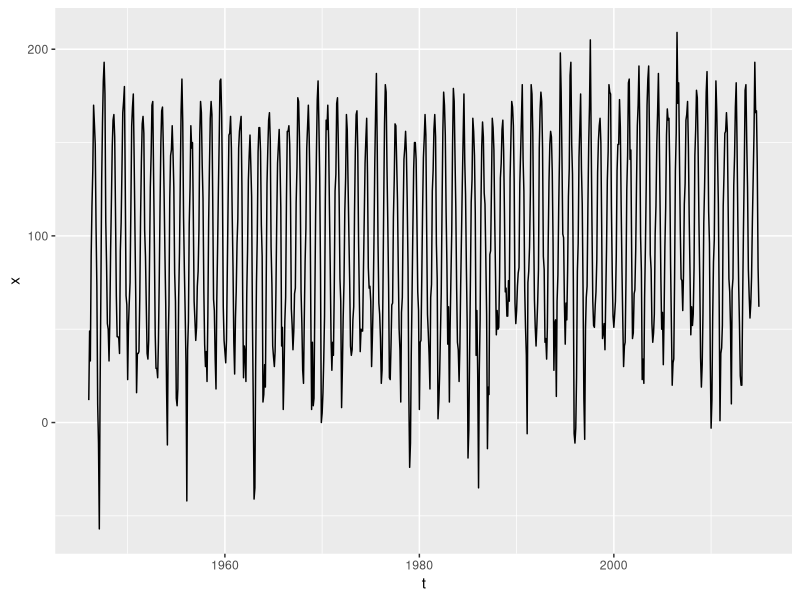
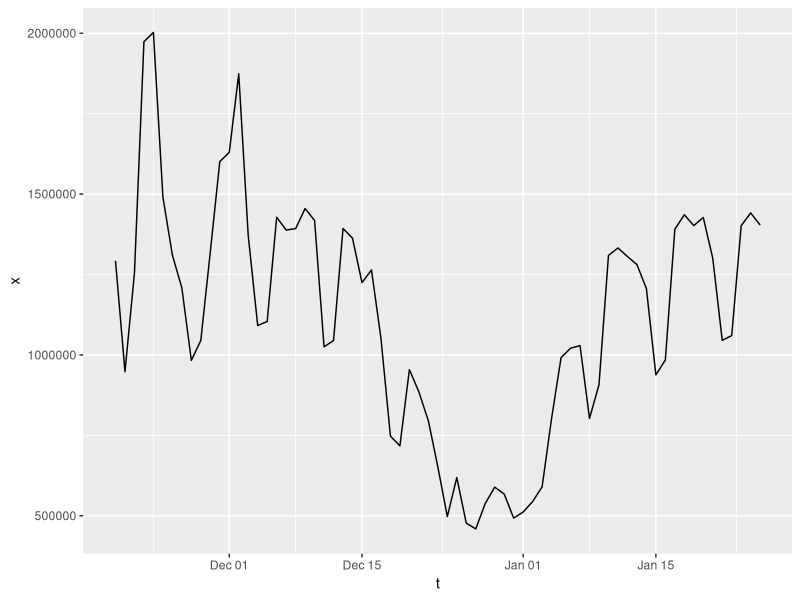
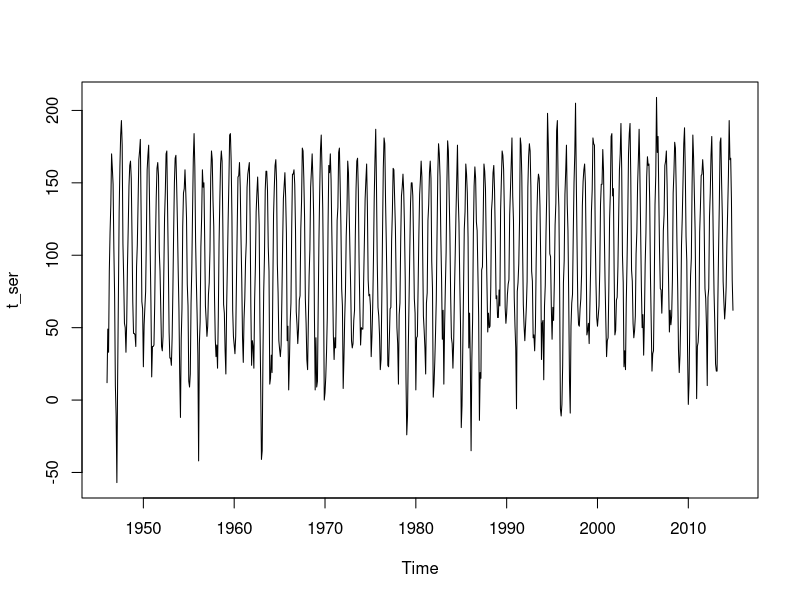
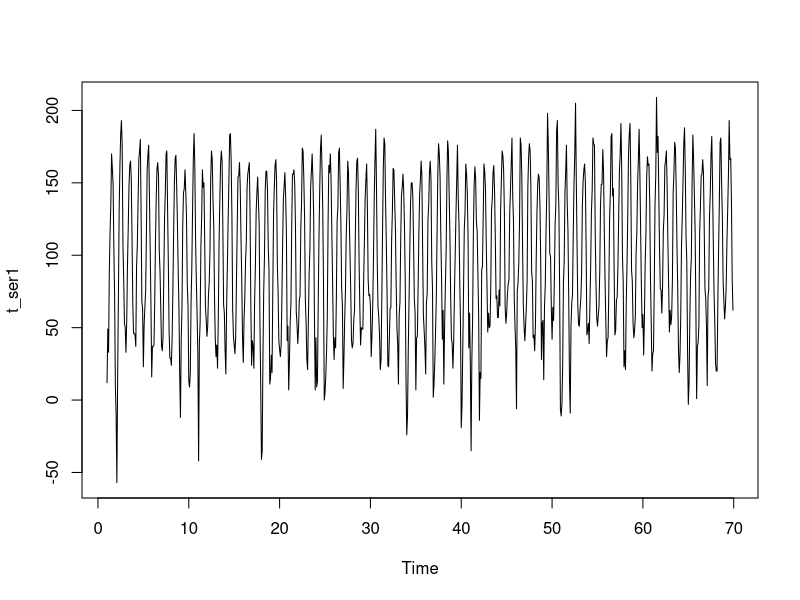
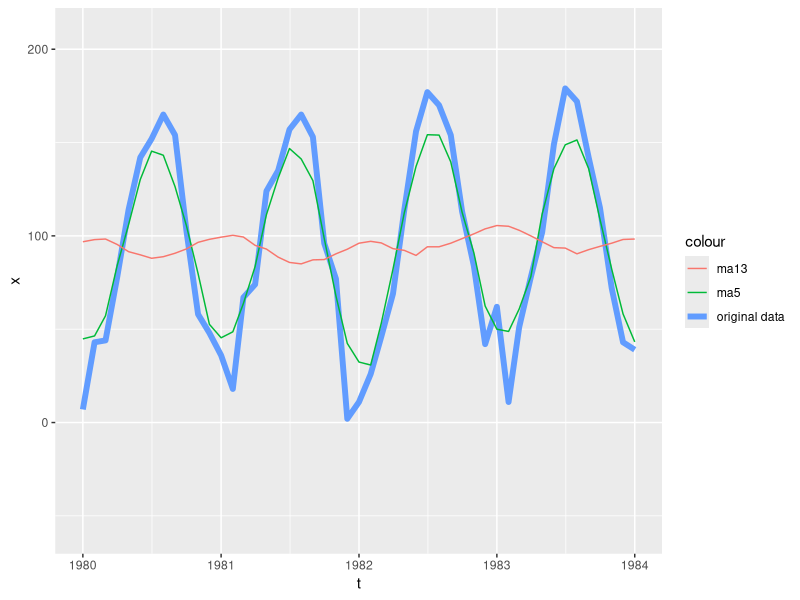
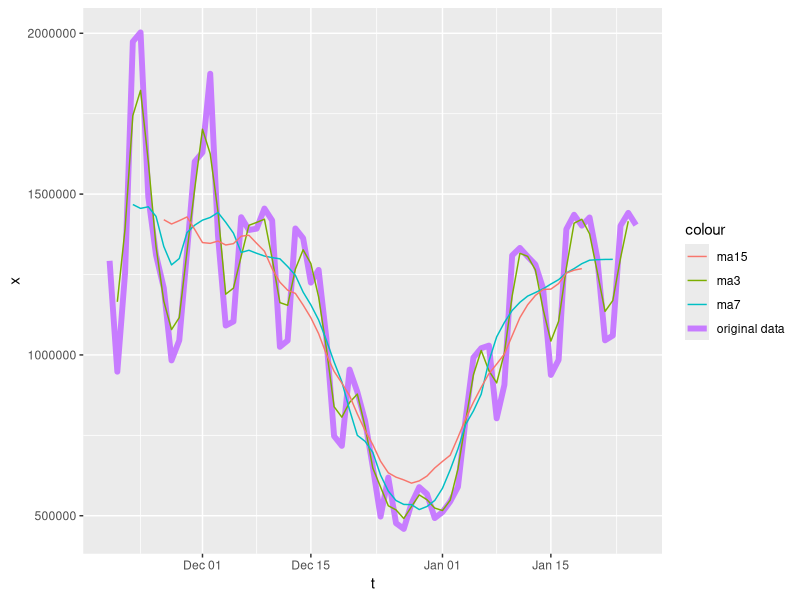
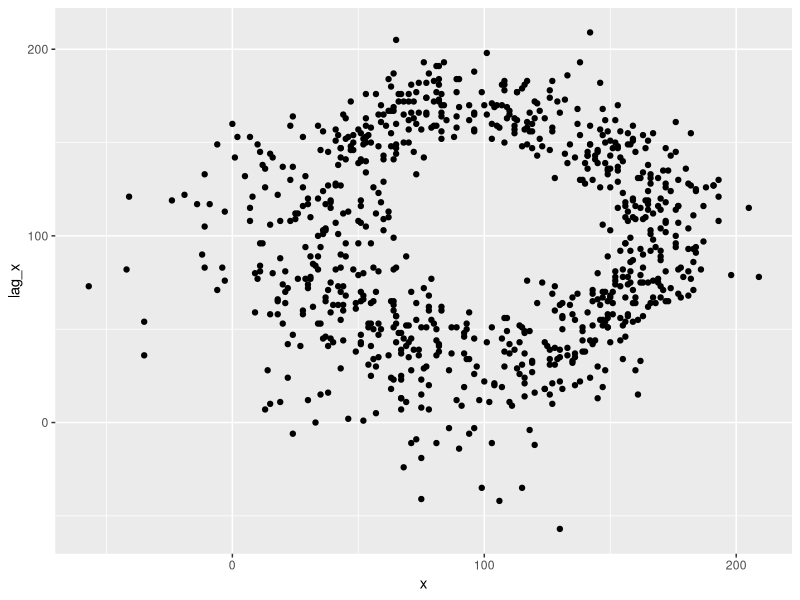
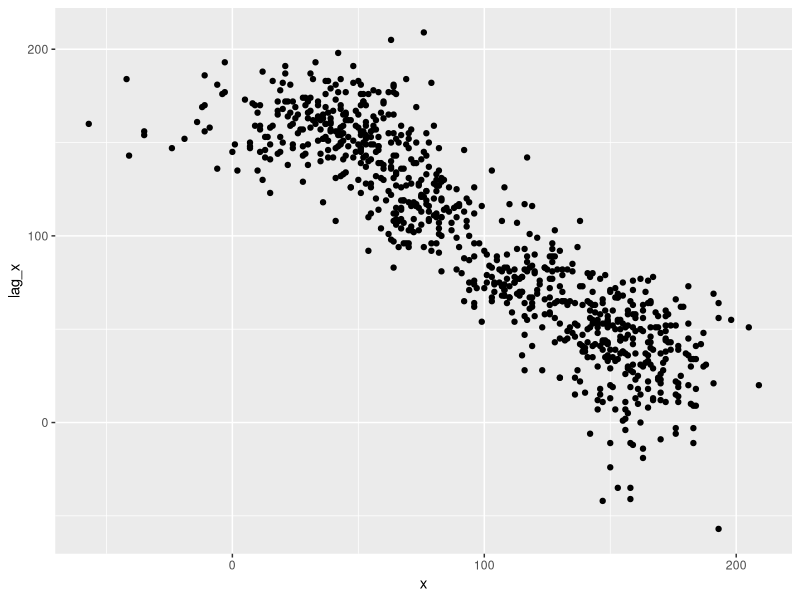

Source code (R) for these figures, in order:
## ---- chunk 1
library(ggplot2)
library(dplyr)
library(forecast)
## ---- chunk 2
Tvalues = read.csv("./data/Pr_20May1.csv")
## ---- chunk 3
Tvalues$t = seq(from = as.Date("1946-01-01"), to = as.Date("2014-12-01"), by = "1 month")
## ---- chunk 4
ggplot(Tvalues, aes(x=t, y=x)) + geom_line()
## ---- chunk 5
series2 = read.csv("./data/Practical7_time_series.txt")
series2$t = seq(from = as.Date("2004-11-19"), to = as.Date("2005-01-26"), by = "1 day")
ggplot(series2, aes(x=t, y=x)) + geom_line()
## ---- chunk 6
t_ser <- ts(Tvalues$x, start = c(1946, 1), freq = 12)
plot(t_ser)
## ---- chunk 7
t_ser1 <- ts(Tvalues$x, freq = 12)
plot(t_ser1)
## ---- chunk 8
library(forecast)
## ---- chunk 9
ma5 = ma(Tvalues$x, order = 5)
ma13 = ma(Tvalues$x, order = 13)
## ---- chunk 10
Tvalues_with_ma = Tvalues %>% 
  mutate(ma5 = ma(x, order = 5), 
         ma13 = ma(x, order = 13))
## ---- chunk 11
head(Tvalues_with_ma, n=10)
## ---- chunk 12
ggplot(Tvalues_with_ma, aes(x=t)) + 
  geom_line(aes(y=x, color="original data"), size=2) + 
  geom_line(aes(y=ma5, color="ma5")) + 
  geom_line(aes(y=ma13, color="ma13")) + 
  xlim(c(as.Date("1980-01-01"), 
         as.Date("1984-01-01"))) # Just show data from 1980-1984, otherwise the plot is too cluttered

## ---- chunk 13
series2 = read.csv("./data/Practical7_time_series.txt")
series2$t = seq(from = as.Date("2004-11-19"), to = as.Date("2005-01-26"), by = "1 day")

series2_with_ma = series2 %>% 
  mutate(ma3 = ma(x, order = 3), 
         ma7 = ma(x, order = 7), 
         ma15 = ma(x, order = 15))

ggplot(series2_with_ma, aes(x=t)) + 
  geom_line(aes(y=x, color="original data"), size=2) + 
  geom_line(aes(y=ma3, color="ma3")) +
  geom_line(aes(y=ma7, color="ma7")) + 
  geom_line(aes(y=ma15, color="ma15"))
## ---- chunk 14
a = c(1:10)
print(a)
lag(a, 3)
## ---- chunk 15
Tvalues_lag3 = Tvalues %>% mutate(lag_x = lag(x, 3))
## ---- chunk 16
head(Tvalues_lag3)
## ---- chunk 17
ggplot(data = Tvalues %>% mutate(lag_x = lag(x, 3)), 
       aes(x=x, y=lag_x)) + 
  geom_point()

# data shifted 6 months
ggplot(data = Tvalues %>% mutate(lag_x = lag(x, 6)), 
       aes(x=x, y=lag_x)) + 
  geom_point()

# data shifted 10 months
ggplot(data = Tvalues %>% mutate(lag_x = lag(x, 10)), 
       aes(x=x, y=lag_x)) + 
  geom_point()

# data shifted 12 months
ggplot(data = Tvalues %>% mutate(lag_x = lag(x, 12)), 
       aes(x=x, y=lag_x)) + 
  geom_point()
## ---- chunk 18
ggplot(data = series2 %>% mutate(lag_x = lag(x, 10)), 
       aes(x = x, y = lag_x)) + 
  geom_point()
## ---- chunk 19
Tvalues = read.csv("./data/Pr_20May1.csv")
## ---- chunk 20
acf_T = acf(Tvalues,type = "correlation", lag.max = 64)
acf_10 = acf_T$acf[10]
## ---- chunk 21
series2 = read.csv("./data/Practical7_time_series.txt")
acf.ser2<- acf(series2, type = "correlation", lag.max = 30)
## ---- chunk 22
t_ser1 <- ts(Tvalues$x, freq = 12)
output = decompose(t_ser1)
plot(output)
## ---- chunk 23
t_des <- t_ser1 - output$seasonal
plot(t_des)
acf_des <- acf(as.vector(t_des), type = "correlation", lag.max = 64)
## ---- chunk 24
df1 = rbind(cbind("random", output$random),
            cbind("seasonal", output$seasonal), 
            cbind("trend", output$trend), 
            cbind("observed", as.numeric(t_ser1)))
# Convert to a data frame.  Currently it's a matrix
df1 = as.data.frame(df1)
# add in column names
colnames(df1) = c("decomposition_type", "value")

# Note that df1$value is a factor.  We want to have this represented as a number
class(df1$value)

# The trick in R with converting factors to numbers is that 
# you first have to convert the values to a character, and then to a number
df1$value = as.numeric(as.character(df1$value))

# now plot a histogram per different decomposition type
ggplot(df1, aes(value)) + geom_histogram() + facet_wrap(~decomposition_type)
## ---- chunk 25
t_ser_random <- ts(runif(20*12), freq = 12)
output = decompose(t_ser_random)
plot(output)
## ---- chunk 26
# Same code as above, except now using t_ser_random for "observed"
df1 = rbind(cbind("random", output$random),
            cbind("seasonal", output$seasonal), 
            cbind("trend", output$trend), 
            cbind("observed", as.numeric(t_ser_random)))

df1 = as.data.frame(df1)
colnames(df1) = c("decomposition_type", "value")
class(df1$value)
df1$value = as.numeric(as.character(df1$value))
ggplot(df1, aes(value)) + geom_histogram() + facet_wrap(~decomposition_type)
## ---- chunk 27
series2 = read.csv("./data/Practical7_time_series.txt")
series2.1 <- ts(series2$x, frequency = 7)
dec2 = decompose(series2.1, type = "additive")
plot(dec2)
## ---- chunk 28
t_ser1 <- ts(Tvalues$x, freq = 12)
output1 = stl(t_ser1, s.window = 15, t.window = 12*15+1)
plot(output1)
## ---- chunk 29
t_rem <- output1$time.series[,"remainder"]
acf_rem <-acf(as.vector(t_rem), type = "correlation", lag.max = 64)
## ---- chunk 30
dec2.1 <- stl(series2.1, s.window = 9, t.window = 13)
plot(dec2.1)
## ---- chunk 31
series2.1.des <-series2$x - dec2.1$time.series[,"trend"]
plot(series2.1.des)
## ---- chunk 32
acf(series2.1.des,type = "correlation", lag.max = 30)
## ---- chunk 33
acf(na.omit(dec2.1$time.series[,"remainder"]), type = "correlation", lag.max = 30)
